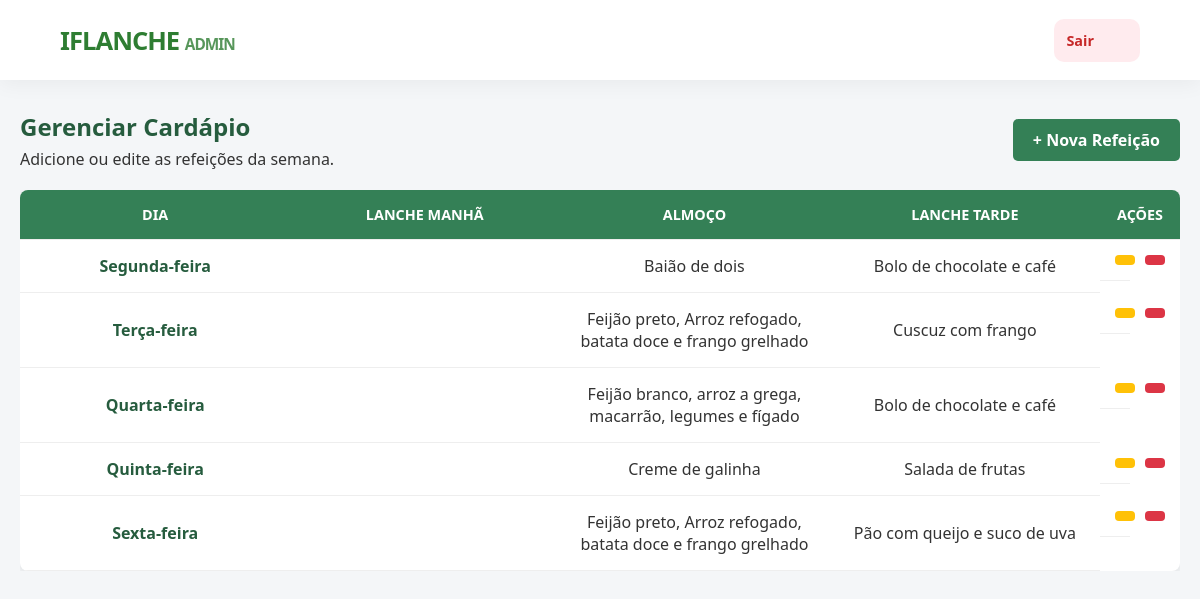
Screenshot of /admin-painel/ (signed in) with the database file from the repository.
### core/models.py (models this page shows, shortened)
class Cardapio(models.Model):
    DIAS = [
        ('Segunda-feira', 'Segunda-feira'),
        ('Terça-feira', 'Terça-feira'),
        ('Quarta-feira', 'Quarta-feira'),
        ('Quinta-feira', 'Quinta-feira'),
        ('Sexta-feira', 'Sexta-feira'),
    ]
    dia_semana = models.CharField(max_length=20, choices=DIAS, unique=True)
    lanche_manha = models.CharField(max_length=200, blank=True, null=True, verbose_name="Lanche da Manhã")
    almoco = models.CharField(max_length=200, blank=True, null=True, verbose_name="Almoço")
    lanche_tarde = models.CharField(max_length=200, blank=True, null=True, verbose_name="Lanche da Tarde")
    class Meta:
        verbose_name = "Cardápio"
        verbose_name_plural = "Cardápios"
        ordering = ['id']

### core/views.py (the view)
# urls.py: path('admin-painel/', views.admin_dashboard, name='admin_dashboard'),
@login_required(login_url='login')
def admin_dashboard(request):
    itens = Cardapio.objects.all()
    form = CardapioForm()
    return render(request, 'core/admin.html', {'cardapio': itens, 'form': form})

### core/templates/core/admin.html (shortened to what this page needs)
{% load static %}
<!DOCTYPE html>
<html lang="pt-br">
<head>
    <link rel="stylesheet" href="{% static 'css/style.css' %}">
</head>
<body class="page-dashboard admin-mode">
    <header class="main-header admin-header">
        <div class="logo">
            <a href="{% url 'login' %}">IFLANCHE <span style="font-size: 0.6em; opacity: 0.8;">ADMIN</span></a>
        </div>
        <nav class="nav-items">
            <div class="user-badge">
                Olá, <span id="nomeServidor">Servidor</span>
            </div>
            <a href="{% url 'login' %}" class="btn-logout" onclick="localStorage.removeItem('iflanche_cargo')">Sair</a>
        </nav>
    </header>
    <div class="container">
        <div class="dashboard-wrapper">
            <section class="content-area full-width">
                <div class="section-header flex-header">
                    <div>
                        <h1>Gerenciar Cardápio</h1>
                        <p>Adicione ou edite as refeições da semana.</p>
                    </div>
                    <button class="btn-add" onclick="abrirModal()">+ Nova Refeição</button>
                </div>
                <div class="table-responsive">
                    <table class="meal-table admin-table">
                        <thead>
                            <tr>
                                <th>Dia</th>
                                <th>Lanche Manhã</th>
                                <th>Almoço</th>
                                <th>Lanche Tarde</th>
                                <th>Ações</th>
                            </tr>
                        </thead>
                        <tbody>
                            {% for item in cardapio %}
                            <tr>
                                <td class="day">{{ item.dia_semana }}</td>
                                <td>{{ item.cafe_manha }}</td>
                                <td>{{ item.almoco }}</td>
                                <td>{{ item.lanche_tarde }}</td>
                                <td class="actions-cell">
                                    <button class="btn-action edit"
                                            onclick="abrirModal(
                                                '{{ item.id }}',
                                                '{{ item.dia_semana }}',
                                                '{{ item.cafe_manha }}',
                                                '{{ item.almoco }}',
                                                '{{ item.lanche_tarde }}'
                                            )">
                                    </button>
                                    <a href="{% url 'deletar_refeicao' item.id %}"
                                       class="btn-action delete"
                                       onclick="return confirm('Tem certeza que deseja excluir?')"
                                       style="text-decoration: none; display: inline-block;">
                                    </a>
                                </td>
                            </tr>
                            {% empty %}
                            <tr>
                                <td colspan="5" style="text-align:center; padding: 20px;">
                                    Nenhuma refeição cadastrada.
                                </td>
                            </tr>
                            {% endfor %}
                        </tbody>
                    </table>
                </div>
            </section>
        </div>
    </div>
</body>
</html>

### core/static/css/style.css (style rules this page uses)
* { margin: 0; padding: 0; box-sizing: border-box; font-family: 'Segoe UI', Tahoma, Geneva, Verdana, sans-serif; }
:root { --if-green: #348056; --if-dark-green: #265c3e; --if-red: #b30000; --light-gray: #f4f4f4; --text-color: #333; }
body { background-color: var(--light-gray); color: var(--text-color); }
.main-header { background-color: var(--if-green); color: white; padding: 15px 30px; display: flex; justify-content: space-between; align-items: center; box-shadow: 0 2px 5px rgba(0,0,0,0.1); }
.main-header .logo { font-weight: bold; font-size: 1.5rem; }
.logo a { text-decoration: none; color: white; cursor: pointer; }
.nav-items { display: flex; align-items: center; gap: 20px; }
.btn-logout { background-color: var(--if-red); color: white; padding: 8px 15px; text-decoration: none; border-radius: 4px; font-size: 0.9rem; }
.container { max-width: 1200px; margin: 30px auto; padding: 0 20px; }
.dashboard-wrapper { width: 100%; }
.section-header { margin-bottom: 20px; }
.section-header h1 { color: var(--if-dark-green); margin-bottom: 5px; }
.table-responsive { overflow-x: auto; margin-top: 10px; }
.meal-table { width: 100%; border-collapse: collapse; background-color: white; box-shadow: 0 2px 10px rgba(0,0,0,0.1); border-radius: 8px; overflow: hidden; min-width: 800px; }
.meal-table th, .meal-table td { padding: 15px; text-align: center; border-bottom: 1px solid #eee; width: 25%; }
.meal-table th { background-color: var(--if-green); color: white; text-transform: uppercase; font-size: 0.9rem; }
.meal-table .day { font-weight: bold; color: var(--if-dark-green); }
.logo a { text-decoration: none; color: white; cursor: pointer; transition: opacity 0.2s; }
.admin-header { background-color: #2c3e50; }
.full-width { width: 100%; }
.flex-header { display: flex; justify-content: space-between; align-items: center; }
.btn-add { background-color: var(--if-green); color: white; border: none; padding: 10px 20px; border-radius: 5px; cursor: pointer; font-weight: bold; font-size: 1rem; transition: 0.3s; }
.user-badge { color: white; margin-right: 15px; font-weight: 500; }
.actions-cell { display: flex; gap: 10px; }
.btn-action { border: none; padding: 5px 10px; border-radius: 4px; cursor: pointer; font-size: 1.1rem; transition: 0.2s; }
.btn-action.edit { background-color: #ffc107; color: #333; }
.btn-action.delete { background-color: #dc3545; color: white; }
body.page-dashboard { background-color: #f4f6f8; display: block; }
.main-header { background-color: #ffffff; padding: 0 2rem; height: 70px; display: flex; justify-content: space-between; align-items: center; box-shadow: 0 2px 10px rgba(0,0,0,0.05); position: sticky; top: 0; z-index: 100; }
.logo a { font-size: 1.5rem; font-weight: 800; color: #2E7D32; text-decoration: none; }
body { font-family: 'Poppins', sans-serif; }
.main-header { background-color: #ffffff; height: 80px; padding: 0 5%; display: flex; justify-content: space-between; align-items: center; box-shadow: 0 4px 20px rgba(0,0,0,0.05); position: sticky; top: 0; z-index: 100; }
.logo a { font-size: 1.6rem; font-weight: 800; color: #2E7D32; text-decoration: none; letter-spacing: -1px; }
.btn-logout { display: block; width: 100%; padding: 12px; border-radius: 10px; text-decoration: none; color: #c62828; background: #ffebee; font-weight: 600; transition: 0.2s; }

### rows the page displays
Cardapio: dia_semana "Segunda-feira", almoco "Baião de dois", lanche_tarde "Bolo de chocolate e café"
Cardapio: dia_semana "Terça-feira", almoco "Feijão preto, Arroz refogado, batata doce e frango grelhado", lanche_tarde "Cuscuz com frango"
Cardapio: dia_semana "Quarta-feira", almoco "Feijão branco, arroz a grega, macarrão, legumes e fígado", lanche_tarde "Bolo de chocolate e café"
Cardapio: dia_semana "Quinta-feira", almoco "Creme de galinha", lanche_tarde "Salada de frutas"
Cardapio: dia_semana "Sexta-feira", almoco "Feijão preto, Arroz refogado, batata doce e frango grelhado", lanche_tarde "Pão com queijo e suco de uva"
